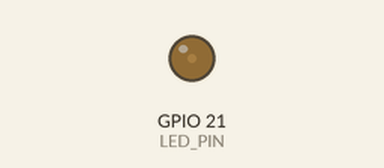
Recording of a program running on a simulated ESP32. On the bench: output pins drawn as LEDs (lit = HIGH).

Above: at 0.05 s.
At 0.3 s:
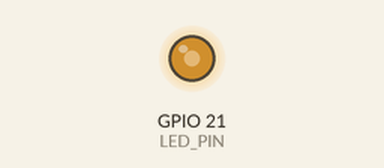
At 0.5 s:
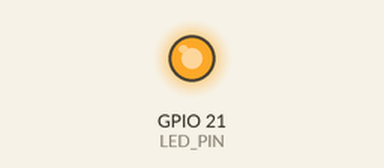
At 0.95 s:
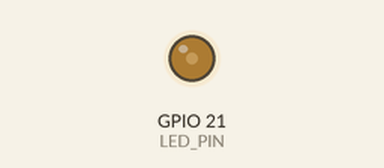
Timing chart, 0 to 3.0 s (numbered marks = the images above):
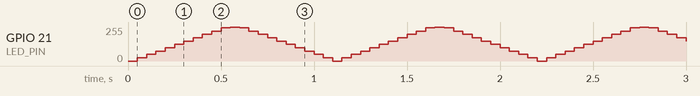

The program:

main.cpp
```cpp
/*Connect an LED series with a 120 resistor to a pwm pin(21).

Make the LED fading in/out with 5 steps using a pwm signal.

For timing use the first timer interrupt with interval 50 ms.*/

#include <Arduino.h>

const int LED_PIN = 21; // Define the LED PWM pin

volatile int brightness = 0; // LED brightness level
int fadeAmount = 25;         // Step size for fading

// Timer ISR to update PWM signal
void IRAM_ATTR timerISR()
{
  // Update the brightness level by the fade amount
  brightness += fadeAmount;

  // If brightness reaches 0 or 255, reverse the fade direction
  if (brightness <= 0 || brightness >= 255)
  {
    fadeAmount = -fadeAmount;
  }

  // Update PWM signal
  ledcWrite(0, brightness);
}

void setup()
{
  // Set the LED pin as an OUTPUT
  pinMode(LED_PIN, OUTPUT);

  ledcSetup(0, 5000, 8);     // Channel 0, 5 kHz frequenzy, 8-bit resolution
  ledcAttachPin(LED_PIN, 0); // Attach PWM channel to LED pin

  hw_timer_t *timer{timerBegin(0, 80, true)};   // Timer 0, prescaler 80, counting up
  timerAttachInterrupt(timer, &timerISR, true); // Attach the ISR function
  timerAlarmWrite(timer, 50000, true);          // Set the alarm value (50 ms interval)
  timerAlarmEnable(timer);                      // Enable the timer interrupt

  Serial.begin(115200); // Set the baud rate to 115200
}

void loop()
{
}
```
